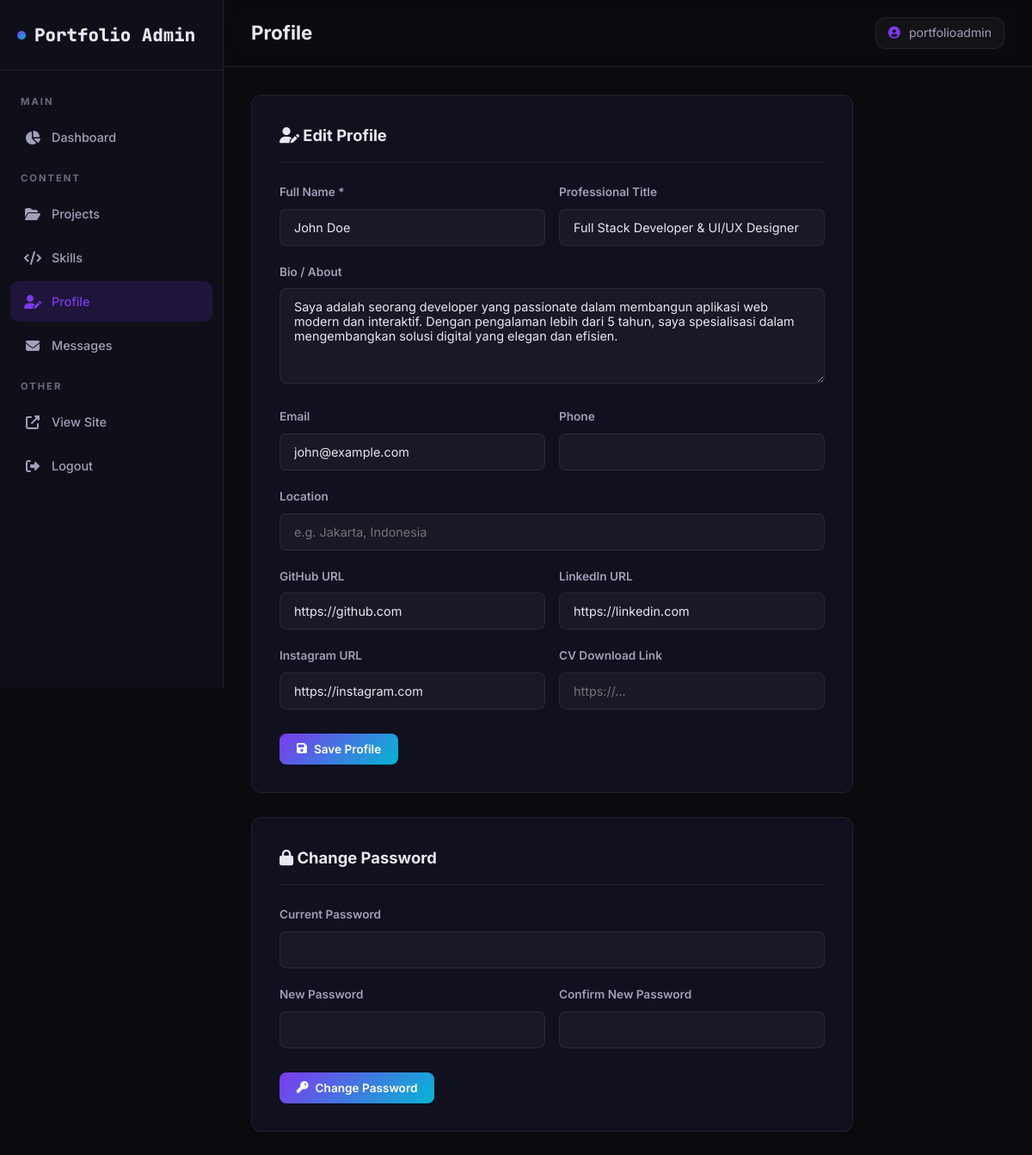
The page /admin/profile.php (signed in) on the database its author committed.
### tables this page shows
CREATE TABLE IF NOT EXISTS profile (
    id INT AUTO_INCREMENT PRIMARY KEY,
    name VARCHAR(100) NOT NULL,
    title VARCHAR(150),
    bio TEXT,
    avatar VARCHAR(255) DEFAULT 'default-avatar.png',
    email VARCHAR(100),
    phone VARCHAR(20),
    location VARCHAR(100),
    github VARCHAR(255),
    linkedin VARCHAR(255),
    instagram VARCHAR(255),
    cv_link VARCHAR(255),
    updated_at TIMESTAMP DEFAULT CURRENT_TIMESTAMP ON UPDATE CURRENT_TIMESTAMP
);

### admin/profile.php (the view, shortened to what this page needs)
<?php
$db = getDB();
$profile = $db->query("SELECT * FROM profile LIMIT 1")->fetch();
require_once 'includes/header.php';
?>
<div class="admin-form-card" style="margin-bottom: 28px;">
    <h3><i class="fas fa-user-edit"></i> Edit Profile</h3>
    <form method="POST">
        <div class="form-row">
            <div class="form-group">
                <label for="name">Full Name *</label>
                <input type="text" name="name" id="name" class="form-control" required
                       value="<?= htmlspecialchars($profile['name'] ?? '') ?>">
            </div>
            <div class="form-group">
                <label for="title">Professional Title</label>
                <input type="text" name="title" id="title" class="form-control"
                       placeholder="e.g. Full Stack Developer"
                       value="<?= htmlspecialchars($profile['title'] ?? '') ?>">
            </div>
        </div>
        <div class="form-group">
            <label for="bio">Bio / About</label>
            <textarea name="bio" id="bio" class="form-control" rows="5"><?= htmlspecialchars($profile['bio'] ?? '') ?></textarea>
        </div>
        <div class="form-row">
            <div class="form-group">
                <label for="email">Email</label>
                <input type="email" name="email" id="email" class="form-control"
                       value="<?= htmlspecialchars($profile['email'] ?? '') ?>">
            </div>
            <div class="form-group">
                <label for="phone">Phone</label>
                <input type="text" name="phone" id="phone" class="form-control"
                       value="<?= htmlspecialchars($profile['phone'] ?? '') ?>">
            </div>
        </div>
        <div class="form-group">
            <label for="location">Location</label>
            <input type="text" name="location" id="location" class="form-control"
                   placeholder="e.g. Jakarta, Indonesia"
                   value="<?= htmlspecialchars($profile['location'] ?? '') ?>">
        </div>
        <div class="form-row">
            <div class="form-group">
                <label for="github">GitHub URL</label>
                <input type="url" name="github" id="github" class="form-control" placeholder="https://github.com/..."
                       value="<?= htmlspecialchars($profile['github'] ?? '') ?>">
            </div>
            <div class="form-group">
                <label for="linkedin">LinkedIn URL</label>
                <input type="url" name="linkedin" id="linkedin" class="form-control" placeholder="https://linkedin.com/in/..."
                       value="<?= htmlspecialchars($profile['linkedin'] ?? '') ?>">
            </div>
        </div>
        <div class="form-row">
            <div class="form-group">
                <label for="instagram">Instagram URL</label>
                <input type="url" name="instagram" id="instagram" class="form-control" placeholder="https://instagram.com/..."
                       value="<?= htmlspecialchars($profile['instagram'] ?? '') ?>">
            </div>
            <div class="form-group">
                <label for="cv_link">CV Download Link</label>
                <input type="url" name="cv_link" id="cv_link" class="form-control" placeholder="https://..."
                       value="<?= htmlspecialchars($profile['cv_link'] ?? '') ?>">
            </div>
        </div>
        <button type="submit" class="btn-admin btn-admin-primary" style="margin-top: 8px;">
            <i class="fas fa-save"></i> Save Profile
        </button>
    </form>
</div>
<div class="admin-form-card">
    <h3><i class="fas fa-lock"></i> Change Password</h3>
    <form method="POST">
        <div class="form-group">
            <label for="current_password">Current Password</label>
            <input type="password" name="current_password" id="current_password" class="form-control" required>
        </div>
        <div class="form-row">
            <div class="form-group">
                <label for="new_password">New Password</label>
                <input type="password" name="new_password" id="new_password" class="form-control" required minlength="6">
            </div>
            <div class="form-group">
                <label for="confirm_password">Confirm New Password</label>
                <input type="password" name="confirm_password" id="confirm_password" class="form-control" required>
            </div>
        </div>
        <button type="submit" class="btn-admin btn-admin-primary" style="margin-top: 8px;">
            <i class="fas fa-key"></i> Change Password
        </button>
    </form>
</div>
<?php require_once 'includes/footer.php'; ?>

### assets/css/admin.css (style rules this page uses)
:root { --admin-bg: #0a0a0f; --admin-sidebar: #0f0f1a; --admin-card: rgba(20, 20, 40, 0.6); --admin-border: rgba(255, 255, 255, 0.08); --admin-text: #e8e8f0; --admin-text-secondary: #a0a0b8; --admin-text-muted: #6b6b80; --admin-accent: #7c3aed; --admin-accent-hover: #8b5cf6; --admin-gradient: linear-gradient(135deg, #7c3aed, #06b6d4); --admin-success: #10b981; --admin-danger: #ef4444; --admin-warning: #f59e0b; --admin-info: #3b82f6; --admin-radius: 12px; --admin-transition: 0.3s ease; }
* { margin: 0; padding: 0; box-sizing: border-box; }
body { font-family: 'Inter', -apple-system, BlinkMacSystemFont, sans-serif; background: var(--admin-bg); color: var(--admin-text); line-height: 1.6; -webkit-font-smoothing: antialiased; }
.btn-admin { display: inline-flex; align-items: center; gap: 8px; padding: 10px 20px; font-family: inherit; font-size: 0.85rem; font-weight: 600; border: none; border-radius: 8px; cursor: pointer; transition: var(--admin-transition); }
.btn-admin-primary { background: var(--admin-gradient); color: #fff; }
.admin-form-card { background: var(--admin-card); border: 1px solid var(--admin-border); border-radius: var(--admin-radius); padding: 32px; backdrop-filter: blur(10px); max-width: 700px; }
.admin-form-card h3 { font-size: 1.15rem; font-weight: 700; margin-bottom: 24px; padding-bottom: 16px; border-bottom: 1px solid var(--admin-border); }
.form-row { display: grid; grid-template-columns: 1fr 1fr; gap: 16px; }
.form-group { margin-bottom: 20px; }
.form-group label { display: block; font-size: 0.85rem; font-weight: 600; color: var(--admin-text-secondary); margin-bottom: 8px; }
.form-control { width: 100%; padding: 12px 16px; font-family: inherit; font-size: 0.9rem; color: var(--admin-text); background: rgba(255, 255, 255, 0.04); border: 1px solid var(--admin-border); border-radius: 8px; outline: none; transition: var(--admin-transition); resize: vertical; }

### rows shown on the page
profile: name "John Doe", title "Full Stack Developer & UI/UX Designer", bio "Saya adalah seorang developer yang passionate dalam membangun aplikasi web modern dan interaktif. Dengan pengalaman lebih dari 5 tahun, saya spesialisasi dalam mengembangkan solusi digital yang elegan dan efisien.", email "john@example.com", github "https://github.com", linkedin "https://linkedin.com", instagram "https://instagram.com"

### other values the page prints
ADMIN_PAGE "Profile"
$_SESSION['admin_username'] "portfolioadmin"
